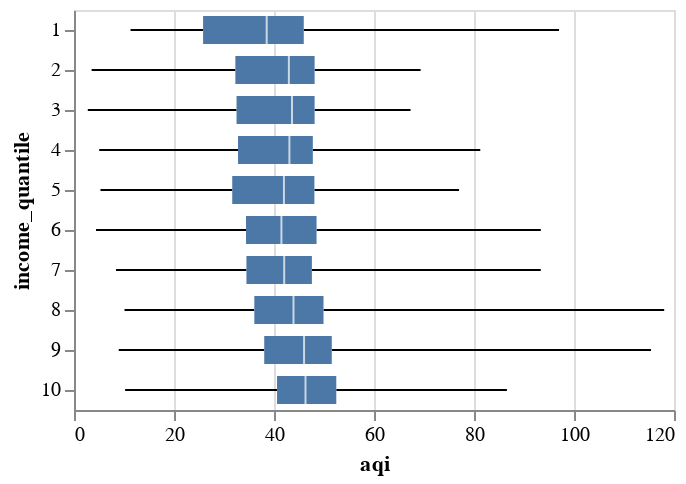

Notebook code cell kept with this figure:
### Code cell
# AQI by income
alt.Chart(aqi_by_income).mark_boxplot(extent='min-max').encode(
    y='income_quantile:N',
    x='aqi:Q'
)

### Figure 1 — Vega-Lite specification as saved in the notebook (floating-point values rounded to 4 significant figures; data arrays with more than 128 entries replaced by an {"elided": "..."} marker saying what was removed)
{"config": {"view": {"continuousWidth": 300, "continuousHeight": 300}}, "data": {"name": "data-586a7ea9a3264f989082539d6d15714f"}, "mark": {"type": "boxplot", "extent": "min-max"}, "encoding": {"x": {"field": "aqi", "type": "quantitative"}, "y": {"field": "income_quantile", "type": "nominal"}}, "$schema": "https://vega.github.io/schema/vega-lite/v5.17.0.json", "datasets": {"data-586a7ea9a3264f989082539d6d15714f": {"elided": "1496 records"}}}
